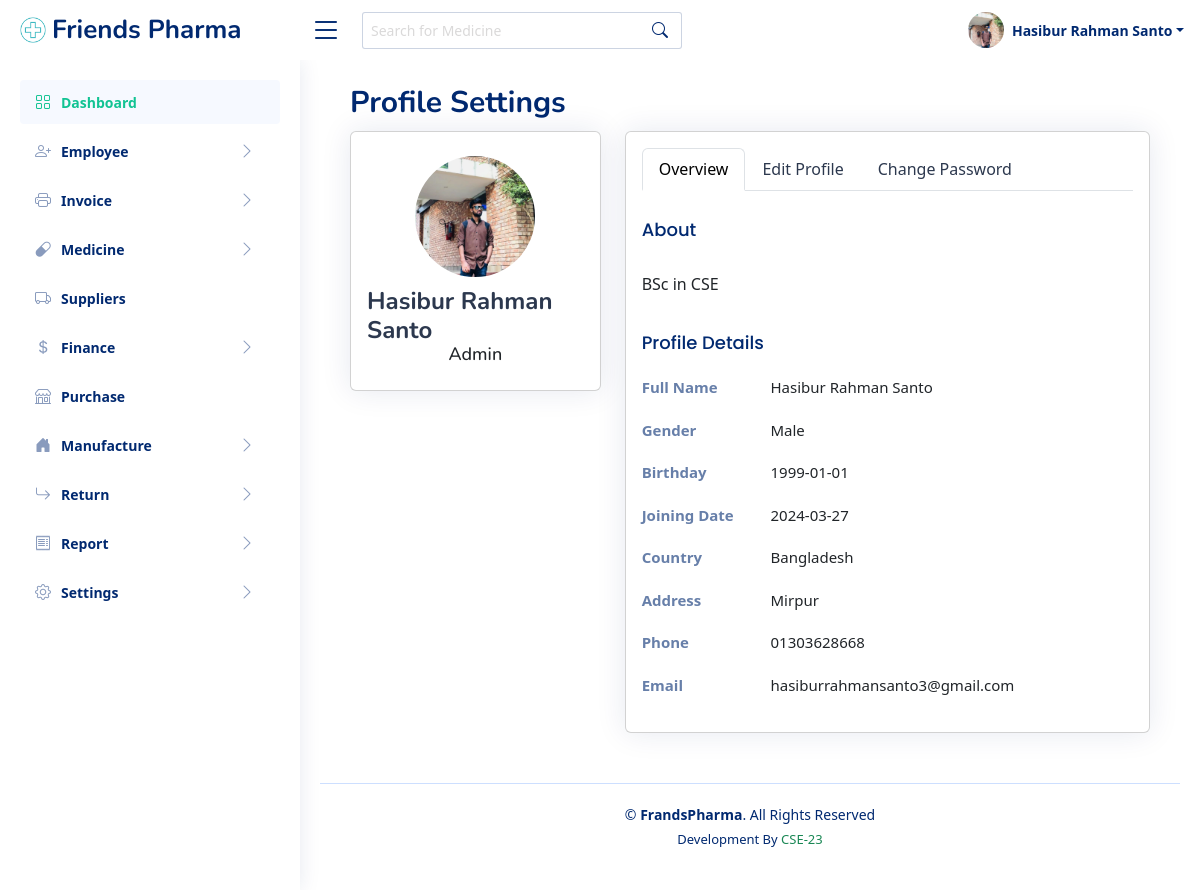
The app's page /profile.php (signed in) with its own data.
### tables this page shows
CREATE TABLE `employee` (
  `id` int(11) NOT NULL,
  `f_name` varchar(20) NOT NULL,
  `l_name` varchar(20) NOT NULL,
  `gender` varchar(20) NOT NULL,
  `birthday` varchar(20) NOT NULL,
  `phone` int(11) NOT NULL,
  `password` varchar(255) NOT NULL,
  `email` varchar(50) NOT NULL,
  `address` varchar(255) NOT NULL,
  `photo` varchar(20) NOT NULL,
  `designation` varchar(50) NOT NULL,
  `national_id` varchar(20) NOT NULL,
  `certificates` varchar(20) NOT NULL,
  `joining_date` varchar(20) NOT NULL,
  `biography` varchar(255) NOT NULL,
  `status` int(11) NOT NULL
);

### classes/Database.php (called while the page is built, shortened)
<?php
	class Database{
		protected $mysqli,$query,$numRows,$affectedRow,$errors;
		public function __construct(){
			$this->mysqli = new mysqli('sql205.infinityfree.com', 'if0_35937738', 'hSv8su6wUNz', 'if0_35937738_friendsPharma');
		}
		protected function Select($columnName,$table,$where){
			$columnName = implode(',', $columnName);
			$sql = "SELECT $columnName FROM $table ";
			if($where){
				$sql .= " WHERE ";
				$chunk 		= array_chunk($where, 3);
				$whereCols 	= array();
				foreach ($chunk as $key => $value) {
					if (is_string($value[2])) {
						$value[2] = "'$value[2]'";
					}else{
						$value[2] = $value[2];
					}
					$whereCols[] = implode(' ', $value);
				}
				$sql .= implode(' AND ', $whereCols);
			}
			if($this->mysqli->query($sql)){
				$this->query 	= $this->mysqli->query($sql);
				$this->numRows 	= $this->query->num_rows;
				if($this->numRows > 0){
					return true;
				}else{
					return false;
				}
			}else{
				return false;
			}
		}
	}
?>

### classes/Employee.php (called while the page is built, shortened)
<?php
	require_once ('Database.php');
	class Employee extends Database{
		public $query, $error;
		public function getEmployee($where = null){
			if($this->Select(['*'], 'employee', $where)){
				$this->query = $this->query;
				return true;
			}
			return false;
		}
	}
?>

### profile.php (the view, shortened to what this page needs)
<?php
  $user = $_SESSION['front_user'];
  $users = new Employee;
  $users->getEmployee(['phone', '=', $user]);
  $query = $users->query;
  $result   = $query->fetch_assoc();
  $gender   = $result['gender'];
  $birthday = $result['birthday'];
  $email    = $result['email'];
  $address  = $result['address'];
  $joining_date = $result['joining_date'];
  $biography    = $result['biography'];
?>
<!DOCTYPE html>
<html lang="en">
<?php include_once("includes/head-link.php") ?>
<body>
<?php include_once("includes/header.php") ?>
<?php include_once("includes/sidebar.php") ?>
<main id="main" class="main">
    <div class="pagetitle">
      <h1>Profile Settings</h1>
    </div>
    <section class="section profile">
      <div class="row">
        <div class="col-xl-4">
          <div class="card">
            <div class="card-body profile-card pt-4 d-flex flex-column align-items-center">
              <img src="files/photo/<?php echo $image; ?>" alt="Profile" class="rounded-circle">
              <h2><?php echo $fname." ".$lname; ?></h2>
              <h3><?php echo $designation; ?></h3>
            </div>
          </div>
        </div>
        <div class="col-xl-8">
          <div class="card">
            <div class="card-body pt-3">
              <ul class="nav nav-tabs nav-tabs-bordered">
                <li class="nav-item">
                  <button class="nav-link active" data-bs-toggle="tab" data-bs-target="#profile-overview">Overview</button>
                </li>
                <li class="nav-item">
                  <button class="nav-link" data-bs-toggle="tab" data-bs-target="#profile-edit">Edit Profile</button>
                </li>
                <li class="nav-item">
                  <button class="nav-link" data-bs-toggle="tab" data-bs-target="#profile-change-password">Change Password</button>
                </li>
              </ul>
              <div class="tab-content pt-2">
                <div class="tab-pane fade show active profile-overview" id="profile-overview">
                  <h5 class="card-title">About</h5>
                  <p class="small fst-italic"><?php echo $biography; ?></p>
                  <h5 class="card-title">Profile Details</h5>
                  <div class="row">
                    <div class="col-lg-3 col-md-4 label ">Full Name</div>
                    <div class="col-lg-9 col-md-8"><?php echo $fname." ".$lname; ?></div>
                  </div>
                  <div class="row">
                    <div class="col-lg-3 col-md-4 label">Gender</div>
                    <div class="col-lg-9 col-md-8"><?php echo $gender; ?></div>
                  </div>
                  <div class="row">
                    <div class="col-lg-3 col-md-4 label">Birthday</div>
                    <div class="col-lg-9 col-md-8"><?php echo $birthday; ?></div>
                  </div>
                  <div class="row">
                    <div class="col-lg-3 col-md-4 label">Joining Date</div>
                    <div class="col-lg-9 col-md-8"><?php echo $joining_date; ?></div>
                  </div>
                  <div class="row">
                    <div class="col-lg-3 col-md-4 label">Country</div>
                    <div class="col-lg-9 col-md-8">Bangladesh</div>
                  </div>
                  <div class="row">
                    <div class="col-lg-3 col-md-4 label">Address</div>
                    <div class="col-lg-9 col-md-8"><?php echo $address; ?></div>
                  </div>
                  <div class="row">
                    <div class="col-lg-3 col-md-4 label">Phone</div>
                    <div class="col-lg-9 col-md-8"><?php echo "0".$phone; ?></div>
                  </div>
                  <div class="row">
                    <div class="col-lg-3 col-md-4 label">Email</div>
                    <div class="col-lg-9 col-md-8"><?php echo $email; ?></div>
                  </div>
                </div>
              </div>
            </div>
          </div>
        </div>
      </div>
    </section>
  </main>
  <?php include_once("includes/footer.php") ?>
</body>
</html>

### includes/header.php (shortened to what this page needs)
<?php
  $user = $_SESSION['front_user'];
  $users = new Employee;
  $users->getEmployee(['phone', '=', $user]);
  $query = $users->query;
  $result = $query->fetch_assoc();
  $fname  = $result['f_name'];
  $lname  = $result['l_name'];
  $phone  = $result['phone'];
  $image  = $result['photo'];
  $designation = $result['designation'];
?>
<header id="header" class="header fixed-top d-flex align-items-center">
<div class="d-flex align-items-center justify-content-between">
  <a href="index.html" class="logo d-flex align-items-center">
    <img src="assets/img/logo.png" alt="logo">
    <span class="d-none d-lg-block">Friends Pharma</span>
  </a>
  <i class="bi bi-list toggle-sidebar-btn"></i>
</div>
<div class="search-bar">
  <form class="search-form d-flex align-items-center" method="POST" action="#">
    <input type="text" name="query" placeholder="Search for Medicine" title="Enter search keyword">
    <button type="submit" title="Search"><i class="bi bi-search"></i></button>
  </form>
</div>
<nav class="header-nav ms-auto">
  <ul class="d-flex align-items-center">
    <li class="nav-item dropdown pe-3">
      <a class="nav-link nav-profile d-flex align-items-center pe-0" href="#" data-bs-toggle="dropdown">
        <img src="files/photo/<?php echo $image; ?>" alt="Profile" class="rounded-circle">
        <span class="d-none d-md-block dropdown-toggle ps-2"><?php echo $fname." ".$lname; ?></span>
      </a>
    </li>
  </ul>
</nav>
</header>

### assets/css/style.css (style rules this page uses)
:root { scroll-behavior: smooth; }
body { font-family: "Open Sans", sans-serif; background: #fff; color: #444444; }
a { color: #4154f1; text-decoration: none !important; }
::placeholder { color: #dad9d9 !important; }
h1, h2, h3, h4, h5, h6 { font-family: "Nunito", sans-serif; }
#main { margin-top: 40px; padding: 20px 30px; transition: all 0.3s; }
.pagetitle { margin-bottom: 10px; }
.pagetitle h1 { font-size: 30px; margin-bottom: 0; font-weight: 700; color: #012970; padding-top: 5px !important; }
.card { margin-bottom: 30px; border: none; border-radius: 5px; box-shadow: 0px 0 30px rgba(1, 41, 112, 0.1); }
.card-title { padding: 20px 0 15px 0; font-size: 18px; font-weight: 500; color: #012970; font-family: "Poppins", sans-serif; }
.card-body { padding: 0 20px 20px 20px; }
.nav-tabs-bordered { border-bottom: 2px solid #ebeef4; }
.nav-tabs-bordered .nav-link { margin-bottom: -2px; border: none; color: #2c384e; }
.nav-tabs-bordered .nav-link.active { background-color: #fff; color: #198754; border-bottom: 2px solid #198754; }
.logo { line-height: 1; }
@media (min-width: 1200px) { .logo { width: 280px; } }
.logo img { max-height: 26px; margin-right: 6px; }
.logo span { font-size: 26px; font-weight: 700; color: #012970; font-family: "Nunito", sans-serif; }
.header { transition: all 0.5s; z-index: 997; height: 60px; background-color: #fff; padding-left: 20px; }
.header .toggle-sidebar-btn { font-size: 32px; padding-left: 10px; cursor: pointer; color: #012970; }
.header .search-bar { min-width: 360px; padding: 0 20px; }
.header .search-form { width: 100%; }
.header .search-form input { border: 0; font-size: 14px; color: #012970; border: 1px solid rgba(1, 41, 112, 0.2); padding: 7px 38px 7px 8px; border-radius: 3px; transition: 0.3s; width: 100%; }
.header .search-form button { border: 0; padding: 0; margin-left: -30px; background: none; }
.header .search-form button i { color: #012970; }
.header-nav ul { list-style: none; }
.header-nav > ul { margin: 0; padding: 0; }
.header-nav .nav-profile { color: #012970; }
.header-nav .nav-profile img { max-height: 36px; width: 36px; object-fit: cover; }
.header-nav .nav-profile span { font-size: 14px; font-weight: 600; }
@media (min-width: 1200px) { #main, #footer { margin-left: 300px; } }
.profile .profile-card img { max-width: 120px; }
.profile .profile-card h2 { font-size: 24px; font-weight: 700; color: #2c384e; margin: 10px 0 0 0; }
.profile .profile-card h3 { font-size: 18px; }
.profile .profile-overview .row { margin-bottom: 20px; font-size: 15px; }
.profile .profile-overview .card-title { color: #012970; }
.profile .profile-overview .label { font-weight: 600; color: rgba(1, 41, 112, 0.6); }

### includes/head-link.php (style rules this page uses)
body { font-family: Arial, sans-serif; padding: 20px; }

### records on screen
employee: photo (picture), f_name "Hasibur", l_name "Rahman Santo", designation "Admin", biography "BSc in CSE", gender "Male", birthday "1999-01-01", joining_date "2024-03-27", address "Mirpur", phone "1303628668", email "hasiburrahmansanto3@gmail.com"
